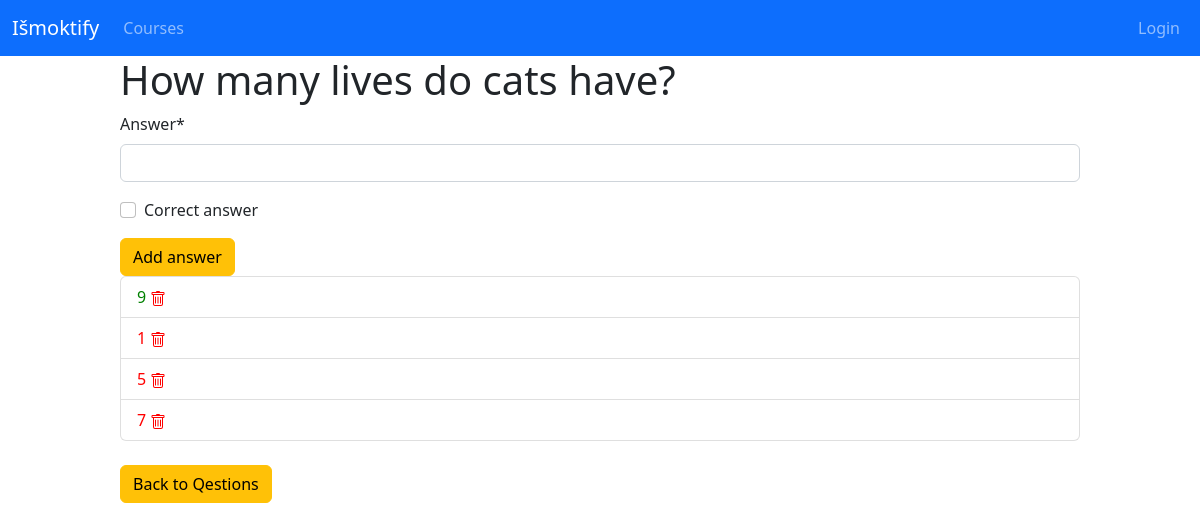
Page /new_question/6 on the committed database.
### ismoktify/models.py (models this page shows, shortened)
class Question(models.Model):
    test = models.ForeignKey(
        Test, on_delete=models.CASCADE, blank=True, null=True)
    content = models.CharField(max_length=180)
    weight = models.IntegerField()

class Answer(models.Model):
    question = models.ForeignKey(
        Question, on_delete=models.CASCADE, blank=True, null=True)
    content = models.CharField(max_length=180)
    is_true = models.BooleanField()

### ismoktify/views.py (the view, shortened to what this page needs)
# urls.py: path('new_question/<int:pk>', QuestionDetailView.as_view(), name='question_detail'),
class QuestionDetailView(FormMixin, DetailView):
    model = Question
    template_name = 'ismoktify/question_detail.html'
    form_class = AnswerForm

### ismoktify/forms.py
class AnswerForm(forms.ModelForm):
    class Meta:
        model = Answer
        fields = ['content', 'is_true']
        labels = {
            'content': 'Answer',
            'is_true': 'Correct answer'
        }
        widgets = {'question': forms.HiddenInput()}

### ismoktify/templatetags/ismoktify_extras.py (called while the page is built)
@register.filter(name='has_group')
def has_group(user, group_name):
    group = Group.objects.get(name=group_name)
    return True if group in user.groups.all() else False

### ismoktify/templates/ismoktify/question_detail.html (shortened to what this page needs)
{% extends 'ismoktify/base.html' %}
{% load crispy_forms_tags %}
{% block content %}
<div style="width: 80vw; margin: 0 auto">
    <h1>{{question.content}}</h1>
    <form action="" method="POST">
    {{form|crispy}}
    <button type="submit" class="btn btn-warning submit-button">
        Add answer
    </button>
    </form>
    <ul class="list-group">
        {% for answer in question.answer_set.all %}
            <li class="list-group-item" style="color:{%if answer.is_true%}green{% else %}red{%endif%}">{{answer.content}} <a style="color:red" href="{% url  'ismoktify:answer_delete' answer.id %}"></a></li>
        {% endfor %}
        </ul>
    <br>
    <a class="btn btn-warning" href='{% url "ismoktify:test_detail" question.test.id %}' role="button">Back to Qestions</a>
</div>
{% endblock %}

### rows in the picture
Question: content "How many lives do cats have?"
Answer: content "9"
Answer: content "1"
Answer: content "5"
Answer: content "7"
